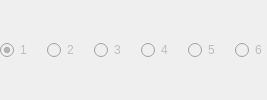
                             <widget class="QWidget" name="simpleFlvTracks">
                              <property name="enabled">
                               <bool>false</bool>
                              </property>
                              <property name="styleSheet">
                               <string notr="true"/>
                              </property>
                              <layout class="QHBoxLayout" name="horizontalLayoutSimpleFLVTracks">
                               <property name="spacing">
                                <number>15</number>
                               </property>
                               <property name="leftMargin">
                                <number>0</number>
                               </property>
                               <property name="topMargin">
                                <number>0</number>
                               </property>
                               <property name="rightMargin">
                                <number>0</number>
                               </property>
                               <property name="bottomMargin">
                                <number>0</number>
                               </property>
                               <item>
                                <widget class="PLSRadioButton" name="simpleFlvTrack1">
                                 <property name="enabled">
                                  <bool>false</bool>
                                 </property>
                                 <property name="sizePolicy">
                                  <sizepolicy hsizetype="Minimum" vsizetype="Preferred">
                                   <horstretch>0</horstretch>
                                   <verstretch>0</verstretch>
                                  </sizepolicy>
                                 </property>
                                 <property name="text">
                                  <string>1</string>
                                 </property>
                                 <property name="checked">
                                  <bool>true</bool>
                                 </property>
                                </widget>
                               </item>
                               <item>
                                <widget class="PLSRadioButton" name="simpleFlvTrack2">
                                 <property name="enabled">
                                  <bool>false</bool>
                                 </property>
                                 <property name="sizePolicy">
                                  <sizepolicy hsizetype="Minimum" vsizetype="Preferred">
                                   <horstretch>0</horstretch>
                                   <verstretch>0</verstretch>
                                  </sizepolicy>
                                 </property>
                                 <property name="text">
                                  <string>2</string>
                                 </property>
                                </widget>
                               </item>
                               <item>
                                <widget class="PLSRadioButton" name="simpleFlvTrack3">
                                 <property name="enabled">
                                  <bool>false</bool>
                                 </property>
                                 <property name="sizePolicy">
                                  <sizepolicy hsizetype="Minimum" vsizetype="Preferred">
                                   <horstretch>0</horstretch>
                                   <verstretch>0</verstretch>
                                  </sizepolicy>
                                 </property>
                                 <property name="text">
                                  <string>3</string>
                                 </property>
                                </widget>
                               </item>
                               <item>
                                <widget class="PLSRadioButton" name="simpleFlvTrack4">
                                 <property name="enabled">
                                  <bool>false</bool>
                                 </property>
                                 <property name="sizePolicy">
                                  <sizepolicy hsizetype="Minimum" vsizetype="Preferred">
                                   <horstretch>0</horstretch>
                                   <verstretch>0</verstretch>
                                  </sizepolicy>
                                 </property>
                                 <property name="text">
                                  <string>4</string>
                                 </property>
                                </widget>
                               </item>
                               <item>
                                <widget class="PLSRadioButton" name="simpleFlvTrack5">
                                 <property name="enabled">
                                  <bool>false</bool>
                                 </property>
                                 <property name="sizePolicy">
                                  <sizepolicy hsizetype="Minimum" vsizetype="Preferred">
                                   <horstretch>0</horstretch>
                                   <verstretch>0</verstretch>
                                  </sizepolicy>
                                 </property>
                                 <property name="text">
                                  <string>5</string>
                                 </property>
                                </widget>
                               </item>
                               <item>
                                <widget class="PLSRadioButton" name="simpleFlvTrack6">
                                 <property name="sizePolicy">
                                  <sizepolicy hsizetype="Minimum" vsizetype="Preferred">
                                   <horstretch>0</horstretch>
                                   <verstretch>0</verstretch>
                                  </sizepolicy>
                                 </property>
                                 <property name="text">
                                  <string>6</string>
                                 </property>
                                </widget>
                               </item>
                              </layout>
                             </widget>
